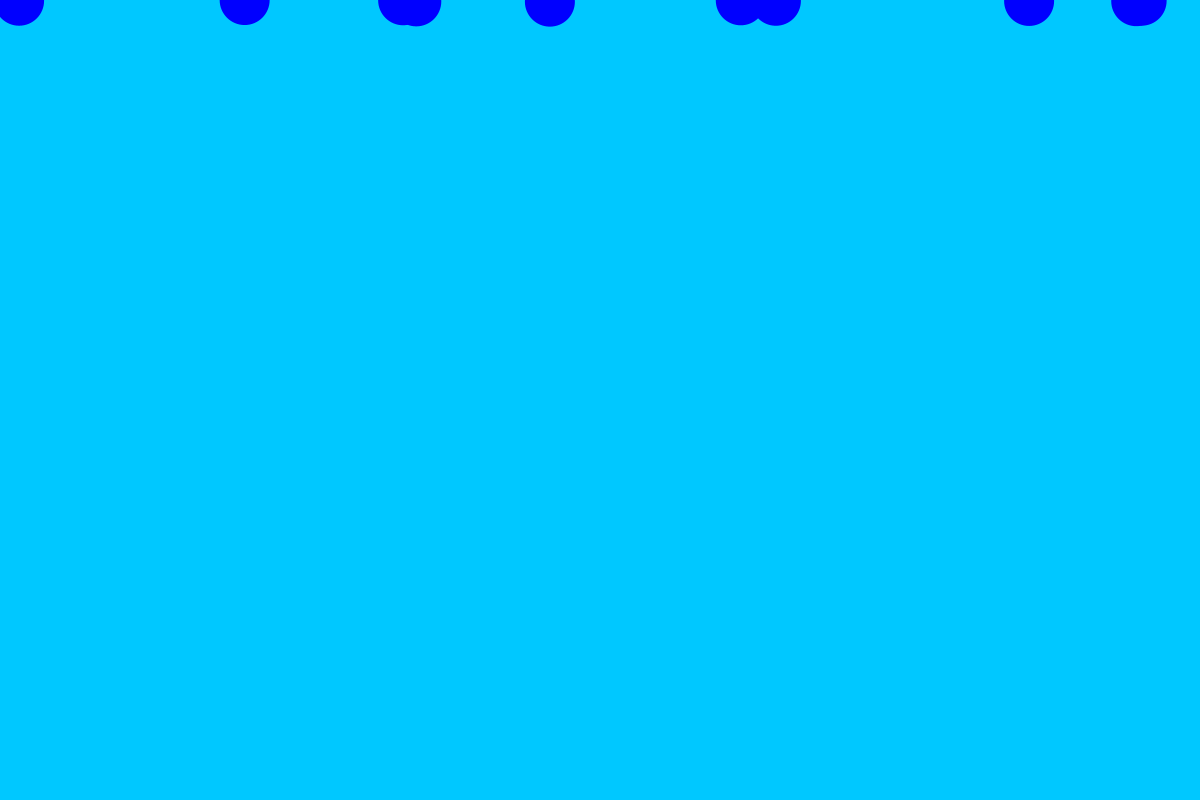
Frame 1 (no input)
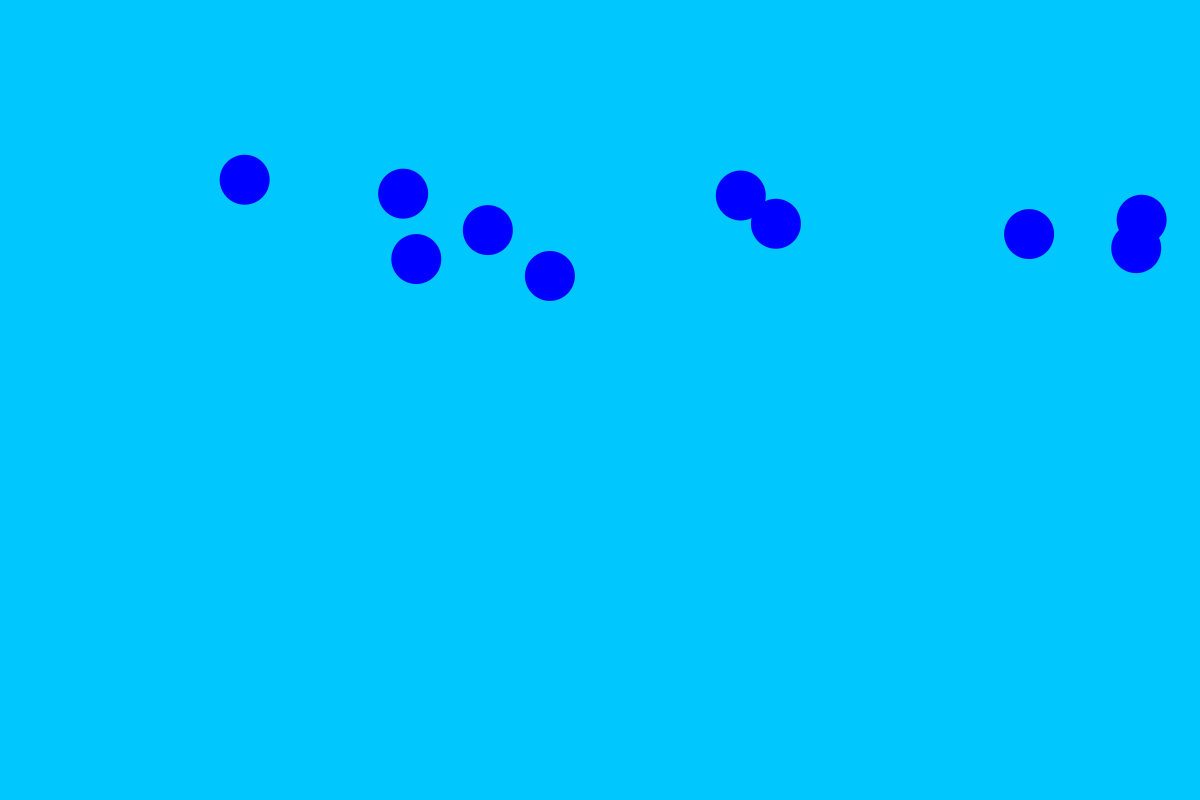
Frame 60 (the mouse pressed at the canvas centre just before this capture)
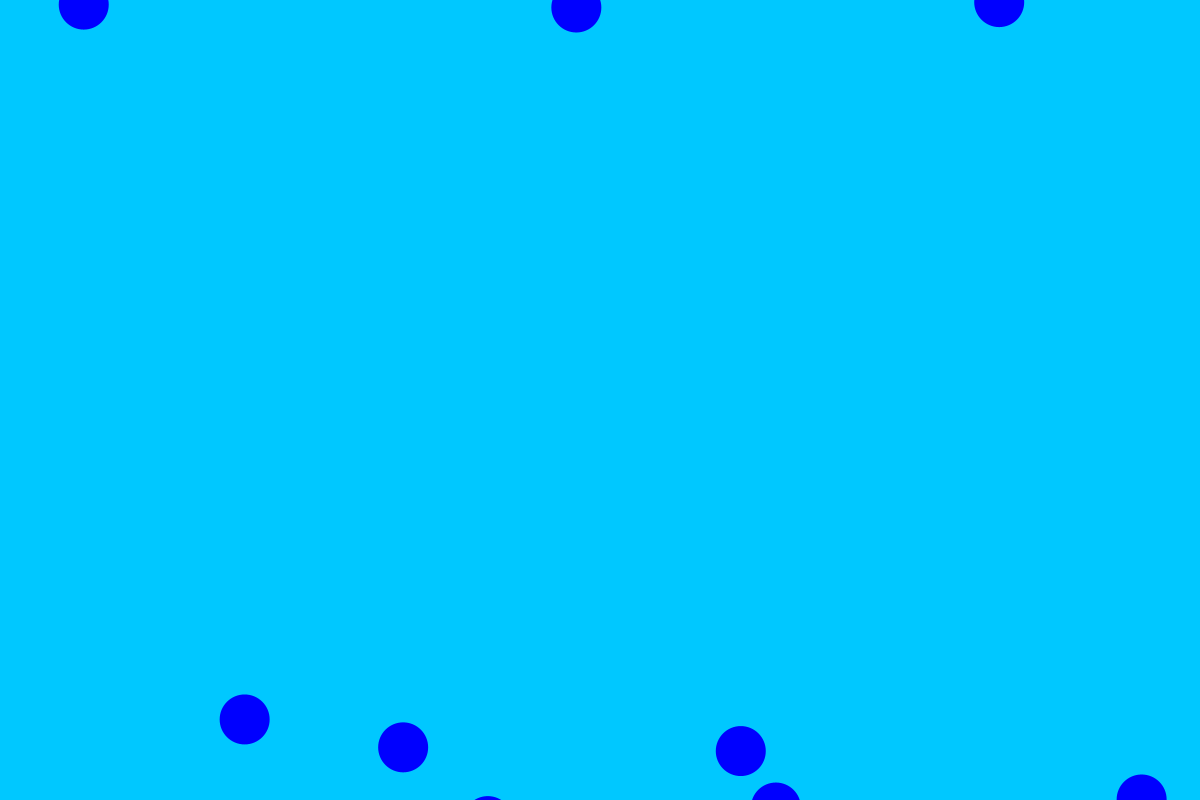
Frame 120 (the mouse held since frame 60 and released just before this capture)

The Processing sketch that drew these frames (run headless with seeded random() and noise(); from frame 60 on, the mouse is pressed at the canvas centre):

// Processing sketch: raindropGameCode
// ── raindropGameCode.pde
PVector mouse;   //declare a P
Raindrop [] r = new Raindrop [10];      //declare a new Raindrop called r
Bucket b;
// On your own, create an array of Raindrop objects instead of just one
// Use the array instead of the single object
// You can start out by just using the single Raindrop as you test


void setup() {
  size(1200, 800);
  b = new Bucket(150);
  mouse = new PVector(); //initialize mouse PVector. value is irrelevant since it will be set at the start of void draw(){}
  for (int i = 0; i < 10; i++){
    r[i] = new Raindrop(random(width), 0);//Initialize r. The parameters used are the initial x and y positions
  }
}

void draw() {
  mouse.set(mouseX, mouseY); //set value of mouse as mouseX,mouseY
  background(0, 200, 255);
  b.display();
  for (int i = 0; i < 10; i++){
    r[i].fall();         //make the raindrop fall. It should accelerate as if pulled towards the ground by earth's gravity
    r[i].display();      //display the raindrop
    if (r[i].isInContactWith(mouse)) {      //check to see if the raindrop is in contact with the point represented by the PVector called mouse
      r[i].reset();                         //if it is, reset the raindrop
    }
    if (r[i].loc.y > height + r[i].diam/2) {     //check to see if the raindrop goes below the bottom of the screen
      r[i].reset();                           //if it does, reset the raindrop
    }
  }
}
// ── Bucket.pde
class Bucket {
  float diam;
  PVector loc;
  
  Bucket(float diam){
    diam = diam; 
    loc = new PVector(mouseX,mouseY);
  }
  void display(){
    fill(255);
    noStroke();
    ellipse(loc.x,loc.y, diam, diam);
  }
}
    
// ── raindrop.pde
class Raindrop {
    int diam;
    PVector vel, loc, acel;
    
    Raindrop(float x, float y) {
      diam = 50;
      loc = new PVector(x,y);
      vel = new PVector(0,random(0,3));
      acel = new PVector(0,0.1);
    }
    void fall(){
      loc.add(vel);
      vel.add(acel);
    }
    void display(){
      fill(0,0,255);
      noStroke();
      ellipse(loc.x,loc.y,diam,diam);
    }
    void reset (){
      loc.x = random(width);
      loc.y = 0;
      vel.y = 1;
    }
    boolean isInContactWith(PVector mouse){
      if (dist(loc.x,loc.y,mouseX,mouseY) <= diam/2){
        return true;
      } else {
        return false;
      }
    }
}
